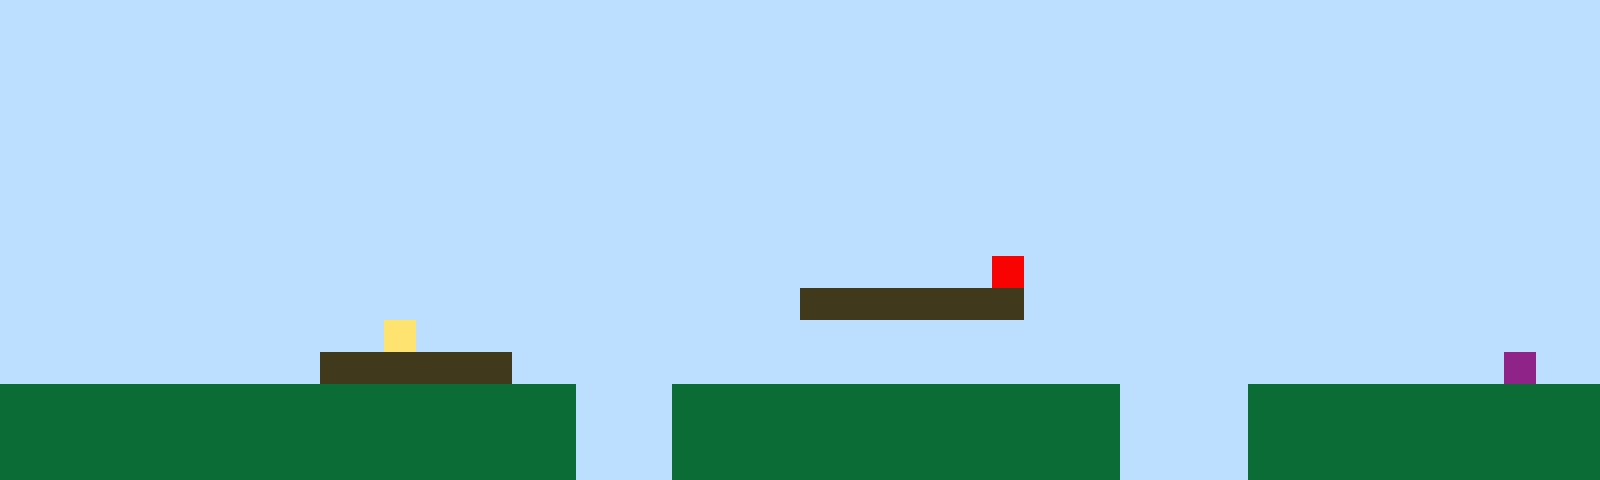

Tiled map render using the project's own tile images. Description and the whole map definition, tile-layer contents included, below:
An orthogonal 50x15 tile map with 32x32 px tiles, 1 tile layer (Tile Layer 1).

<map version="1.10" tiledversion="1.11.2" orientation="orthogonal" renderorder="right-up" width="50" height="15" tilewidth="32" tileheight="32" infinite="0" nextlayerid="2" nextobjectid="1"><editorsettings><export target="map1.csv" format="csv" /></editorsettings><tileset firstgid="1" name="sprites" tilewidth="32" tileheight="32" tilecount="6" columns="3"><image source="sprites.png" width="96" height="64" /></tileset><layer id="1" name="Tile Layer 1" width="50" height="15"><data encoding="csv">1,1,1,1,1,1,1,1,1,1,1,1,1,1,1,1,1,1,1,1,1,1,1,1,1,1,1,1,1,1,1,1,1,1,1,1,1,1,1,1,1,1,1,1,1,1,1,1,1,1,1,1,1,1,1,1,1,1,1,1,1,1,1,1,1,1,1,1,1,1,1,1,1,1,1,1,1,1,1,1,1,1,1,1,1,1,1,1,1,1,1,1,1,1,1,1,1,1,1,1,1,1,1,1,1,1,1,1,1,1,1,1,1,1,1,1,1,1,1,1,1,1,1,1,1,1,1,1,1,1,1,1,1,1,1,1,1,1,1,1,1,1,1,1,1,1,1,1,1,1,1,1,1,1,1,1,1,1,1,1,1,1,1,1,1,1,1,1,1,1,1,1,1,1,1,1,1,1,1,1,1,1,1,1,1,1,1,1,1,1,1,1,1,1,1,1,1,1,1,1,1,1,1,1,1,1,1,1,1,1,1,1,1,1,1,1,1,1,1,1,1,1,1,1,1,1,1,1,1,1,1,1,1,1,1,1,1,1,1,1,1,1,1,1,1,1,1,1,1,1,1,1,1,1,1,1,1,1,1,1,1,1,1,1,1,1,1,1,1,1,1,1,1,1,1,1,1,1,1,1,1,1,1,1,1,1,1,1,1,1,1,1,1,1,1,1,1,1,1,1,1,1,1,1,1,1,1,1,1,1,1,1,1,1,1,1,1,1,1,1,1,1,1,1,1,1,1,1,1,1,1,1,1,1,1,1,1,1,1,1,1,1,1,1,1,1,1,1,1,1,1,1,1,1,1,1,1,1,1,1,1,1,1,1,1,1,1,1,1,1,1,1,1,1,1,1,1,1,1,1,1,1,1,1,1,1,1,1,1,1,1,1,1,1,1,1,1,1,1,1,1,1,1,1,1,1,1,1,1,1,1,1,1,1,1,1,1,1,1,1,1,1,1,1,1,1,1,1,1,1,1,5,1,1,1,1,1,1,1,1,1,1,1,1,1,1,1,1,1,1,1,1,1,1,1,1,1,1,1,1,1,1,1,1,1,1,1,1,1,1,1,1,1,1,1,3,3,3,3,3,3,3,1,1,1,1,1,1,1,1,1,1,1,1,1,1,1,1,1,1,1,1,1,1,1,1,1,1,1,1,1,1,4,1,1,1,1,1,1,1,1,1,1,1,1,1,1,1,1,1,1,1,1,1,1,1,1,1,1,1,1,1,1,1,1,1,1,1,1,1,1,1,1,1,1,1,1,1,1,1,3,3,3,3,3,3,1,1,1,1,1,1,1,1,1,1,1,1,1,1,1,1,1,1,1,1,1,1,1,1,1,1,1,1,1,1,1,6,1,1,2,2,2,2,2,2,2,2,2,2,2,2,2,2,2,2,2,2,1,1,1,2,2,2,2,2,2,2,2,2,2,2,2,2,2,1,1,1,1,2,2,2,2,2,2,2,2,2,2,2,2,2,2,2,2,2,2,2,2,2,2,2,2,2,2,2,2,2,1,1,1,2,2,2,2,2,2,2,2,2,2,2,2,2,2,1,1,1,1,2,2,2,2,2,2,2,2,2,2,2,2,2,2,2,2,2,2,2,2,2,2,2,2,2,2,2,2,2,1,1,1,2,2,2,2,2,2,2,2,2,2,2,2,2,2,1,1,1,1,2,2,2,2,2,2,2,2,2,2,2</data></layer></map>
